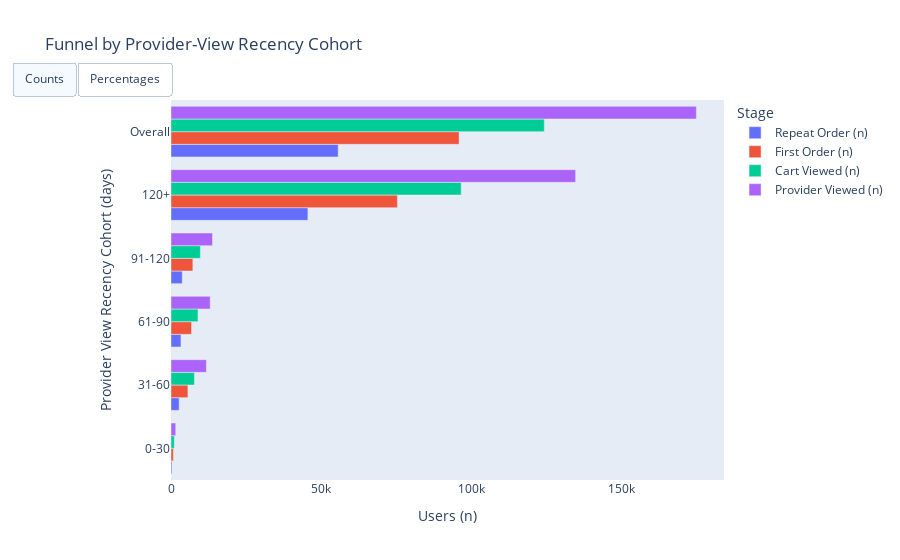

Source (notebook cell):
### Code cell
plot_df = funnel_by_cohort.reset_index().rename(columns={'fpv_recency': 'Cohort'})
plot_df['Avg Time (hrs)'] = plot_df['Avg Time to First Order'].dt.total_seconds() / 3600

# Long format for bars
counts_cols = ['Provider Viewed (n)', 'Cart Viewed (n)', 'First Order (n)', 'Repeat Order (n)']
pct_cols    = ['Cart Viewed (%)', 'First Order (%)', 'Repeat Order (%)']  # Provider Viewed % would always be 100
# For parity, create a Provider Viewed (%) = 100
plot_df['Provider Viewed (%)'] = 100.0
pct_cols = ['Provider Viewed (%)'] + pct_cols

counts_long = plot_df.melt(id_vars=['Cohort', 'Avg Time (hrs)'], value_vars=counts_cols,
                           var_name='Stage', value_name='Value')
pct_long    = plot_df.melt(id_vars=['Cohort', 'Avg Time (hrs)'], value_vars=pct_cols,
                           var_name='Stage', value_name='Value')

# Order stages for consistent display
stage_order_counts = ['Provider Viewed (n)', 'Cart Viewed (n)', 'First Order (n)', 'Repeat Order (n)'][::-1]
stage_order_pct    = ['Provider Viewed (%)', 'Cart Viewed (%)', 'First Order (%)', 'Repeat Order (%)'][::-1]

counts_long['Stage'] = pd.Categorical(counts_long['Stage'], stage_order_counts, ordered=True)
pct_long['Stage']    = pd.Categorical(pct_long['Stage'], stage_order_pct, ordered=True)

# Build figures
fig = go.Figure()

def add_traces(df_long, mode_name):
    for stage in df_long['Stage'].cat.categories:
        sub = df_long[df_long['Stage'] == stage]
        fig.add_trace(go.Bar(
            x=sub['Value'],
            y=sub['Cohort'],
            orientation='h',
            name=stage,
            customdata=np.stack([sub['Avg Time (hrs)']], axis=-1),
            hovertemplate=(
                "<b>%{y}</b><br>" +
                stage + ": %{x}<br>" +
                "Avg Time→Order: %{customdata[0]:.1f} hrs" +
                "<extra></extra>"
            ),
            visible=True if mode_name == 'counts' else False
        ))

# Counts traces (default visible)
add_traces(counts_long, mode_name='counts')

# Percent traces (initially hidden)
for stage in pct_long['Stage'].cat.categories:
    sub = pct_long[pct_long['Stage'] == stage]
    fig.add_trace(go.Bar(
        x=sub['Value'],
        y=sub['Cohort'],
        orientation='h',
        name=stage,
        customdata=np.stack([sub['Avg Time (hrs)']], axis=-1),
        hovertemplate=(
            "<b>%{y}</b><br>" +
            stage + ": %{x:.1f}%<br>" +
            "Avg Time→Order: %{customdata[0]:.1f} hrs" +
            "<extra></extra>"
        ),
        visible=False
    ))

# Buttons to toggle
n_counts = len(stage_order_counts)
n_pct    = len(stage_order_pct)
btn_counts = dict(
    label="Counts",
    method="update",
    args=[
        {"visible": [True]*n_counts + [False]*n_pct},
        {"xaxis": {"title": "Users (n)"}}
    ]
)
btn_pct = dict(
    label="Percentages",
    method="update",
    args=[
        {"visible": [False]*n_counts + [True]*n_pct},
        {"xaxis": {"title": "Share of Provider Viewers (%)"}}
    ]
)

fig.update_layout(
    barmode='group',
    updatemenus=[dict(type="buttons", buttons=[btn_counts, btn_pct], direction="left", x=0.0, y=1.1)],
    xaxis_title="Users (n)",
    yaxis_title="Provider View Recency Cohort (days)",
    title="Funnel by Provider-View Recency Cohort",
    hovermode="y unified",
    legend_title="Stage"
)

fig.show()

### Figure 1 — Plotly figure (JSON) as saved in the notebook; plotly's stock layout.template omitted (floating-point values rounded to 4 significant figures)
{"data": [{"customdata": [[-24.95], [-68.25], [-21.34], [54.6], [312.1], [243.7]], "hovertemplate": "<b>%{y}</b><br>Repeat Order (n): %{x}<br>Avg Time→Order: %{customdata[0]:.1f} hrs<extra></extra>", "name": "Repeat Order (n)", "orientation": "h", "type": "bar", "visible": true, "x": [314, 2708, 3321, 3746, 45581, 55670], "y": ["0-30", "31-60", "61-90", "91-120", "120+", "Overall"]}, {"customdata": [[-24.95], [-68.25], [-21.34], [54.6], [312.1], [243.7]], "hovertemplate": "<b>%{y}</b><br>First Order (n): %{x}<br>Avg Time→Order: %{customdata[0]:.1f} hrs<extra></extra>", "name": "First Order (n)", "orientation": "h", "type": "bar", "visible": true, "x": [806, 5630, 6823, 7280, 75393, 95932], "y": ["0-30", "31-60", "61-90", "91-120", "120+", "Overall"]}, {"customdata": [[-24.95], [-68.25], [-21.34], [54.6], [312.1], [243.7]], "hovertemplate": "<b>%{y}</b><br>Cart Viewed (n): %{x}<br>Avg Time→Order: %{customdata[0]:.1f} hrs<extra></extra>", "name": "Cart Viewed (n)", "orientation": "h", "type": "bar", "visible": true, "x": [1090, 7802, 8993, 9779, 96635, 124299], "y": ["0-30", "31-60", "61-90", "91-120", "120+", "Overall"]}, {"customdata": [[-24.95], [-68.25], [-21.34], [54.6], [312.1], [243.7]], "hovertemplate": "<b>%{y}</b><br>Provider Viewed (n): %{x}<br>Avg Time→Order: %{customdata[0]:.1f} hrs<extra></extra>", "name": "Provider Viewed (n)", "orientation": "h", "type": "bar", "visible": true, "x": [1568, 11787, 13042, 13809, 134736, 174942], "y": ["0-30", "31-60", "61-90", "91-120", "120+", "Overall"]}, {"customdata": [[-24.95], [-68.25], [-21.34], [54.6], [312.1], [243.7]], "hovertemplate": "<b>%{y}</b><br>Repeat Order (%): %{x:.1f}%<br>Avg Time→Order: %{customdata[0]:.1f} hrs<extra></extra>", "name": "Repeat Order (%)", "orientation": "h", "type": "bar", "visible": false, "x": [20.0, 23.0, 25.5, 27.1, 33.8, 31.8], "y": ["0-30", "31-60", "61-90", "91-120", "120+", "Overall"]}, {"customdata": [[-24.95], [-68.25], [-21.34], [54.6], [312.1], [243.7]], "hovertemplate": "<b>%{y}</b><br>First Order (%): %{x:.1f}%<br>Avg Time→Order: %{customdata[0]:.1f} hrs<extra></extra>", "name": "First Order (%)", "orientation": "h", "type": "bar", "visible": false, "x": [51.4, 47.8, 52.3, 52.7, 56.0, 54.8], "y": ["0-30", "31-60", "61-90", "91-120", "120+", "Overall"]}, {"customdata": [[-24.95], [-68.25], [-21.34], [54.6], [312.1], [243.7]], "hovertemplate": "<b>%{y}</b><br>Cart Viewed (%): %{x:.1f}%<br>Avg Time→Order: %{customdata[0]:.1f} hrs<extra></extra>", "name": "Cart Viewed (%)", "orientation": "h", "type": "bar", "visible": false, "x": [69.5, 66.2, 69.0, 70.8, 71.7, 71.1], "y": ["0-30", "31-60", "61-90", "91-120", "120+", "Overall"]}, {"customdata": [[-24.95], [-68.25], [-21.34], [54.6], [312.1], [243.7]], "hovertemplate": "<b>%{y}</b><br>Provider Viewed (%): %{x:.1f}%<br>Avg Time→Order: %{customdata[0]:.1f} hrs<extra></extra>", "name": "Provider Viewed (%)", "orientation": "h", "type": "bar", "visible": false, "x": [100.0, 100.0, 100.0, 100.0, 100.0, 100.0], "y": ["0-30", "31-60", "61-90", "91-120", "120+", "Overall"]}], "layout": {"barmode": "group", "hovermode": "y unified", "legend": {"title": {"text": "Stage"}}, "title": {"text": "Funnel by Provider-View Recency Cohort"}, "updatemenus": [{"buttons": [{"args": [{"visible": [true, true, true, true, false, false, false, false]}, {"xaxis": {"title": "Users (n)"}}], "label": "Counts", "method": "update"}, {"args": [{"visible": [false, false, false, false, true, true, true, true]}, {"xaxis": {"title": "Share of Provider Viewers (%)"}}], "label": "Percentages", "method": "update"}], "direction": "left", "type": "buttons", "x": 0, "y": 1.1}], "xaxis": {"title": {"text": "Users (n)"}}, "yaxis": {"title": {"text": "Provider View Recency Cohort (days)"}}}}
